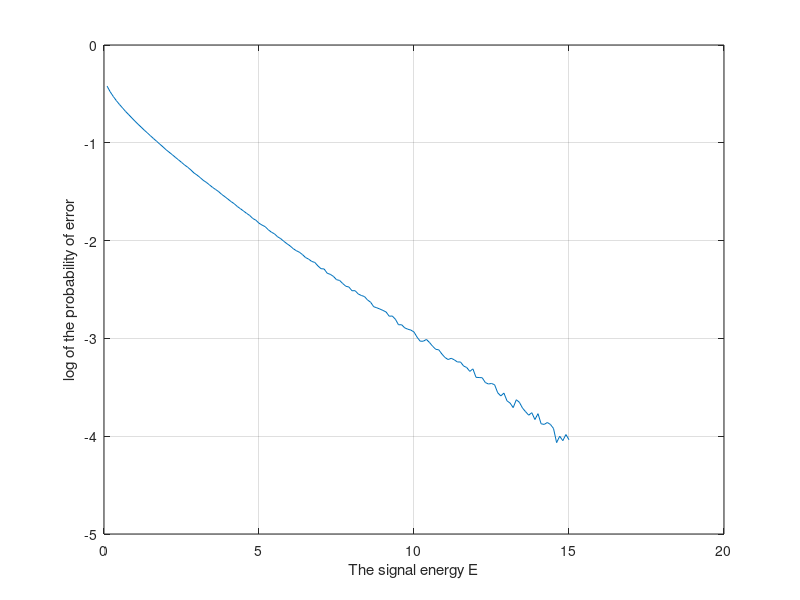

Write MATLAB code to recreate this figure.
msgCount = 500000;

p = 0.5;
var1 = 1;
var2 = 2;
var3 = 4;

covar1 = 0.3;
covar2 = 0.4;
covar3 = 0.6;

sigma = [var1, covar1, covar2;
        covar1, var2, covar3;
        covar2, covar3, var3];

nrcv = 3;

N = mvnrnd(zeros(1,3), sigma, msgCount);
n1 = N(:,1);
n2 = N(:,2);
n3 = N(:,3);

sigmaInv = sigma';
s = zeros(msgCount, 1);
R = zeros(msgCount, nrcv);
m_hat = zeros(msgCount, 1);
pe = zeros(1, 150);
count = 1;
for E = 0.1:0.1:15.0
    m = rand(1,msgCount) < p;
    
    s = (-1).^m*sqrt(E);
    
    r1 = s + n1';
    r2 = s + n2';
    r3 = s + n3';

    %threshold = (1-p)/p;
    
    %likely = mvnpdf( R+sqrt(E), zeros(1,3), sigma) ./ mvnpdf(R-sqrt(E), zeros(1,3), sigma);
  
    mhat = r1 + r2 + r3 < 0;
    
    correct = (mhat == m);
    
    percentError = size(correct(correct==0))/msgCount;
    
    pe(count) = percentError(2);
    
    count = count + 1;
    
end

E = 0.1:0.1:15.0;
plot(E,log10(pe))
grid on
xlabel('The signal energy E')
ylabel('log of the probability of error')